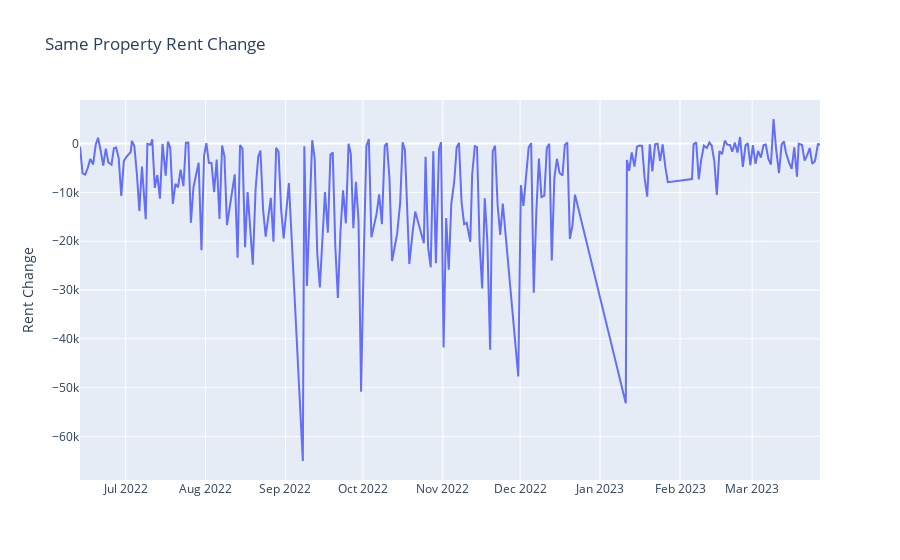

Source (notebook cell):
### Code cell
# Finds the total change in rent between each day for the same listing id
rent_diff_dict = {}

for i in range(len(date_indexs)-1):
    # Finds difference in market_rent by id index
    market_rent_difference = cleaned_rental_df.loc[date_indexs[i+1], :]['market_rent'] - cleaned_rental_df.loc[date_indexs[i], :]['market_rent']
    rent_diff_dict[date_indexs[i+1]] = market_rent_difference.sum()

rent_diff_series = pd.Series(rent_diff_dict)

fig = go.Figure(
    go.Scatter(
        x= rent_diff_series.index,
        y= rent_diff_series.values
    )
)

fig.update_layout(
    title= "Same Property Rent Change",
    yaxis_title= "Rent Change",
)

fig.show()

### Figure 1 — Plotly figure (JSON) as saved in the notebook; plotly's stock layout.template omitted (floating-point values rounded to 4 significant figures; data arrays with more than 128 entries replaced by an {"elided": "..."} marker saying what was removed)
{"data": [{"type": "scatter", "x": {"elided": "251 str values"}, "y": {"elided": "251 float values"}}], "layout": {"title": {"text": "Same Property Rent Change"}, "yaxis": {"title": {"text": "Rent Change"}}}}
